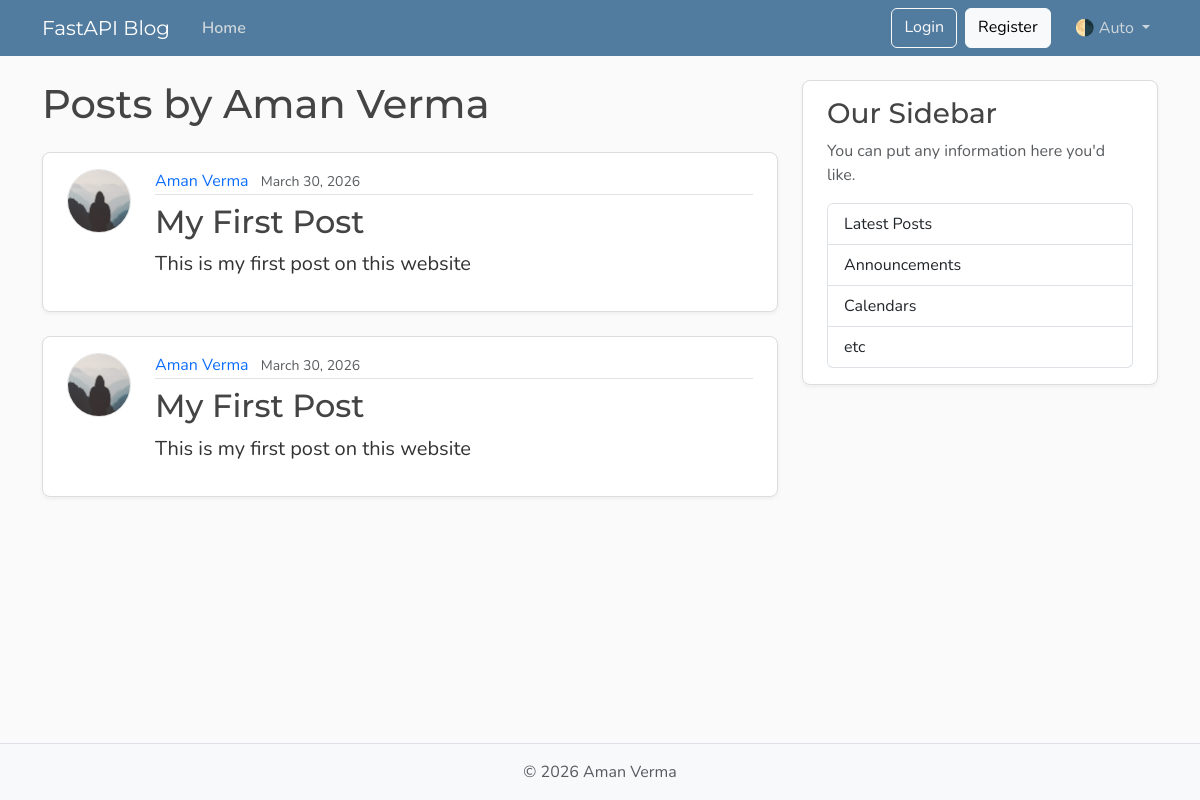
The page /users/1/posts on the database its author committed.
### models.py (models this page shows, shortened)
class User(Base):
    __tablename__ = "users"
    id: Mapped[int] = mapped_column(Integer, primary_key=True, index=True)
    username: Mapped[str] = mapped_column(String(50), unique=True, nullable=False)
    email: Mapped[str] = mapped_column(String(120), unique=True, nullable=False)
    image_file: Mapped[str | None] = mapped_column(
        String(200),
        nullable=True,
        default=None,
    )
    posts: Mapped[list[Post]] = relationship(back_populates="author")

class Post(Base):
    __tablename__ = "posts"
    id: Mapped[int] = mapped_column(Integer, primary_key=True, index=True)
    title: Mapped[str] = mapped_column(String(100), nullable=False)
    content: Mapped[str] = mapped_column(Text, nullable=False)
    user_id: Mapped[int] = mapped_column(
        ForeignKey("users.id"),
        nullable=False,
        index=True,
    )
    date_posted: Mapped[datetime] = mapped_column(
        DateTime(timezone=True),
        default=lambda: datetime.now(UTC),
    )
    author: Mapped[User] = relationship(back_populates="posts")

### main.py (the view)
@app.get("/users/{user_id}/posts", include_in_schema=False, name="user_posts")
def user_posts_page(
    request: Request,
    user_id: int,
    db: Annotated[Session, Depends(get_db)],
):
    result = db.execute(select(models.User).where(models.User.id == user_id))
    user = result.scalars().first()
    if not user:
        raise HTTPException(
            status_code=status.HTTP_404_NOT_FOUND,
            detail="User not found",
        )
    result = db.execute(select(models.Post).where(models.Post.user_id == user_id))
    posts = result.scalars().all()
    return templates.TemplateResponse(
        request,
        "user_posts.html",
        {"posts": posts, "user": user, "title": f"{user.username}'s Posts"},
    )

### templates/user_posts.html
{% extends "layout.html" %}
{% block content %}
  <h1 class="mb-4">Posts by {{ user.username }}</h1>
  {% for post in posts %}
    <article class="content-section py-3 px-4 mb-4">
      <div class="d-flex align-items-start gap-4">
        <img class="rounded-circle article-img flex-shrink-0"
             src="{{ post.author.image_path }}"
             alt="{{ post.author.username }}'s profile picture"
             width="64"
             height="64"
             loading="lazy">
        <div class="flex-grow-1">
          <div class="article-metadata mb-2">
            <a class="me-2"
               href="{{ url_for('user_posts', user_id=post.author.id) }}">{{ post.author.username }}</a>
            <small class="text-body-secondary">{{ post.date_posted.strftime("%B %d, %Y") }}</small>
          </div>
          <h2>
            <a class="article-title"
               href="{{ url_for('post_page', post_id=post.id) }}">{{ post.title }}</a>
          </h2>
          <p class="article-content">{{ post.content }}</p>
        </div>
      </div>
    </article>
  {% else %}
    <p class="text-body-secondary">No posts by this user yet.</p>
  {% endfor %}
{% endblock content %}

### templates/layout.html (shortened to what this page needs)
<!DOCTYPE html>
<html lang="en">
  <head>
    <link href="https://cdn.jsdelivr.net/npm/bootstrap@5.3.8/dist/css/bootstrap.min.css"
          rel="stylesheet"
>
    <link rel="stylesheet" type="text/css" href="{{ url_for('static', path='css/main.css') }}">
  </head>
  <body class="d-flex flex-column min-vh-100">
    <header class="site-header">
      <nav class="navbar navbar-expand-md bg-steel fixed-top"
           data-bs-theme="dark">
        <div class="container">
          <a class="navbar-brand me-4" href="{{ url_for('home') }}">FastAPI Blog</a>
          <div class="collapse navbar-collapse" id="navbarToggle">
            <div class="navbar-nav me-auto">
              <a class="nav-link active" aria-current="page" href="{{ url_for('home') }}">Home</a>
            </div>
            <div class="navbar-nav">
              <a class="btn btn-outline-light mb-2 mb-md-0 me-md-2" href="#">Login</a>
              <a class="btn btn-light mb-2 mb-md-0 me-md-3" href="#">Register</a>
              <div class="nav-item dropdown">
                <a class="nav-link dropdown-toggle"
                   href="#"
                   role="button"
                   id="bd-theme"
                   data-bs-toggle="dropdown"
                   aria-expanded="false">
                  <span id="bd-theme-text">🌗 Auto</span>
                </a>
              </div>
            </div>
          </div>
        </div>
      </nav>
    </header>
    <main role="main" class="container">
      <div class="row">
        <div class="col-md-8">
          {% block content %}
          {% endblock content %}
        </div>
        <aside class="col-md-4">
          <div class="content-section py-3 px-4 mb-4">
            <h3>Our Sidebar</h3>
            <p class="text-body-secondary">You can put any information here you'd like.</p>
            <ul class="list-group">
              <li class="list-group-item">Latest Posts</li>
              <li class="list-group-item">Announcements</li>
              <li class="list-group-item">Calendars</li>
              <li class="list-group-item">etc</li>
            </ul>
          </div>
        </aside>
      </div>
    </main>
    <footer class="mt-auto py-3 bg-body-tertiary border-top">
      <div class="container text-center">
        <p class="text-body-secondary mb-0">
          © <span id="year"></span> Aman Verma
        </p>
      </div>
    </footer>
  </body>
</html>

### static/css/main.css (style rules this page uses)
:root { --font-heading: "Montserrat", system-ui, -apple-system, BlinkMacSystemFont, sans-serif; --font-body: "Nunito", system-ui, -apple-system, BlinkMacSystemFont, sans-serif; --color-bg-body: #fafafa; --color-bg-content: #ffffff; --color-text-primary: #333333; --color-text-heading: #444444; --color-steel: #527c9f; --color-nav-link: #cbd5db; --color-nav-link-hover: #ffffff; --color-link-hover: #428bca; --color-border: #dddddd; --color-border-light: #e3e3e3; --spacing-xl: 5rem; --article-img-size: 4rem; --account-img-size: 7.813rem; }
body { font-family: var(--font-body); background: var(--color-bg-body); color: var(--color-text-primary); }
main { padding-top: var(--spacing-xl); }
h1, h2, h3, h4, h5, h6 { font-family: var(--font-heading); color: var(--color-text-heading); }
.navbar-brand { font-family: var(--font-heading); }
a { text-decoration: none; }
.bg-steel { background-color: var(--color-steel); }
.site-header .navbar-nav .nav-link { color: var(--color-nav-link); transition: color 0.2s ease-in-out; }
.site-header .navbar-nav .nav-link.active { font-weight: 600; }
.content-section { background: var(--color-bg-content); border: 1px solid var(--color-border); border-radius: 0.5rem; box-shadow: 0 2px 4px rgba(15, 23, 42, 0.05); transition: box-shadow 0.15s ease, transform 0.15s ease, border-color 0.15s ease; }
.article-title { color: var(--color-text-heading); transition: color 0.2s ease-in-out; }
.article-content { white-space: pre-line; font-size: 1.25rem; }
.article-img { height: var(--article-img-size); width: var(--article-img-size); flex-shrink: 0; object-fit: cover; border: 1px solid var(--color-border-light); box-shadow: 0 0 0 2px var(--color-bg-content); }
.article-metadata { padding-bottom: 0.063rem; border-bottom: 1px solid var(--color-border-light); }
.article-metadata a { transition: color 0.2s ease-in-out; }
[data-bs-theme="dark"] { --color-bg-body: #1a1a1a; --color-bg-content: #2d2d2d; --color-text-primary: #e0e0e0; --color-text-heading: #f0f0f0; --color-border: #404040; --color-border-light: #4a4a4a; }

### rows shown on the page
User: username "Aman Verma"
Post: author.username "Aman Verma", date_posted "March 30, 2026", title "My First Post", content "This is my first post on this website"
Post: author.username "Aman Verma", date_posted "March 30, 2026", title "My First Post", content "This is my first post on this website"
